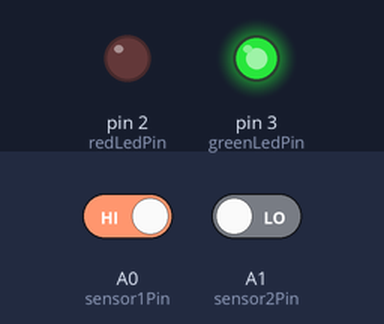
Recording of a sketch running on a simulated Arduino Uno, built with avr-gcc and run on an emulated ATmega328P. Parts: output pins drawn as LEDs (lit = HIGH). Inputs (shaded band) come from the test bench; at power-on: A0 (sensor1Pin) HIGH, A1 (sensor2Pin) LOW. What the sketch prints to the serial monitor is not drawn.

Above: at 0.1 s.
At 0.8 s:
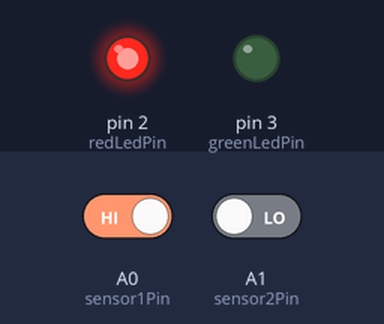
Timing chart, 0 to 2.3 s (numbered marks = the images above):
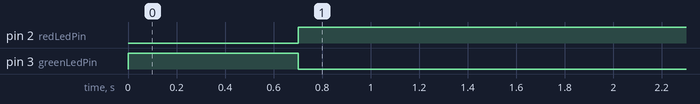

The sketch:

irSensorSlot.ino
```cpp
const int redLedPin = 2;
const int greenLedPin = 3;
const int sensor1Pin = A0;
const int sensor2Pin = A1;
const int sensor3Pin = A2;
const int sensor4Pin = A3;
const int sensor5Pin = A4;
const int sensor6Pin = A5;
const int sensor7Pin = 4;
const int sensor8Pin = 5;
const int sensor9sPin = 6;
const int sensor10Pin = 7;

const long detectionThreshold = 700;

unsigned long detectionTime;

boolean isDetected = false;

void setup() {

  Serial.begin(9600);

  // Setting the leds
  pinMode(redLedPin, OUTPUT);
  pinMode(greenLedPin, OUTPUT);

  digitalWrite(greenLedPin, HIGH);
  digitalWrite(redLedPin, LOW);

  // Setting the sensors
  pinMode(sensor1Pin, INPUT);
  pinMode(sensor2Pin, INPUT);
  pinMode(sensor3Pin, INPUT);
  pinMode(sensor4Pin, INPUT);
  pinMode(sensor5Pin, INPUT);
  pinMode(sensor6Pin, INPUT);
  pinMode(sensor7Pin, INPUT);
  pinMode(sensor8Pin, INPUT);
  pinMode(sensor9sPin, INPUT);
  pinMode(sensor10Pin, INPUT);
}

boolean isCarDetected() {
  return !digitalRead(sensor1Pin) || !digitalRead(sensor2Pin) || !digitalRead(sensor3Pin) || !digitalRead(sensor4Pin) || !digitalRead(sensor5Pin) || !digitalRead(sensor6Pin) || !digitalRead(sensor7Pin) || !digitalRead(sensor8Pin) || !digitalRead(sensor9sPin) || !digitalRead(sensor10Pin);
}


void loop() {

  // No car detected on the previous loop
  if(!isDetected) {
    boolean carDetected = isCarDetected();

    // Car detected on this loop
    if(carDetected) {
      isDetected = true;

      detectionTime = millis();

      Serial.print("Car detected: ");
      Serial.println(detectionTime);
    }
  } else { // Car detected on the previous loop

    // Check if the car is still there
    boolean carDetected = isCarDetected();

    if(carDetected) {
      unsigned long detectionPeriod = millis() - detectionTime;

      // The car is stopped in front of the sensor
      if(detectionPeriod > detectionThreshold) {
        digitalWrite(greenLedPin, LOW);
        digitalWrite(redLedPin, HIGH);

      }
    } else {
      digitalWrite(greenLedPin, HIGH);
      digitalWrite(redLedPin, LOW);

      Serial.print("Car not detected");

      isDetected = false;
    }
  }
}
```

Measured:
- by itself, pin 2 (redLedPin): LOW → HIGH at 0.70 s
- by itself, pin 3 (greenLedPin): HIGH → LOW at 0.70 s
